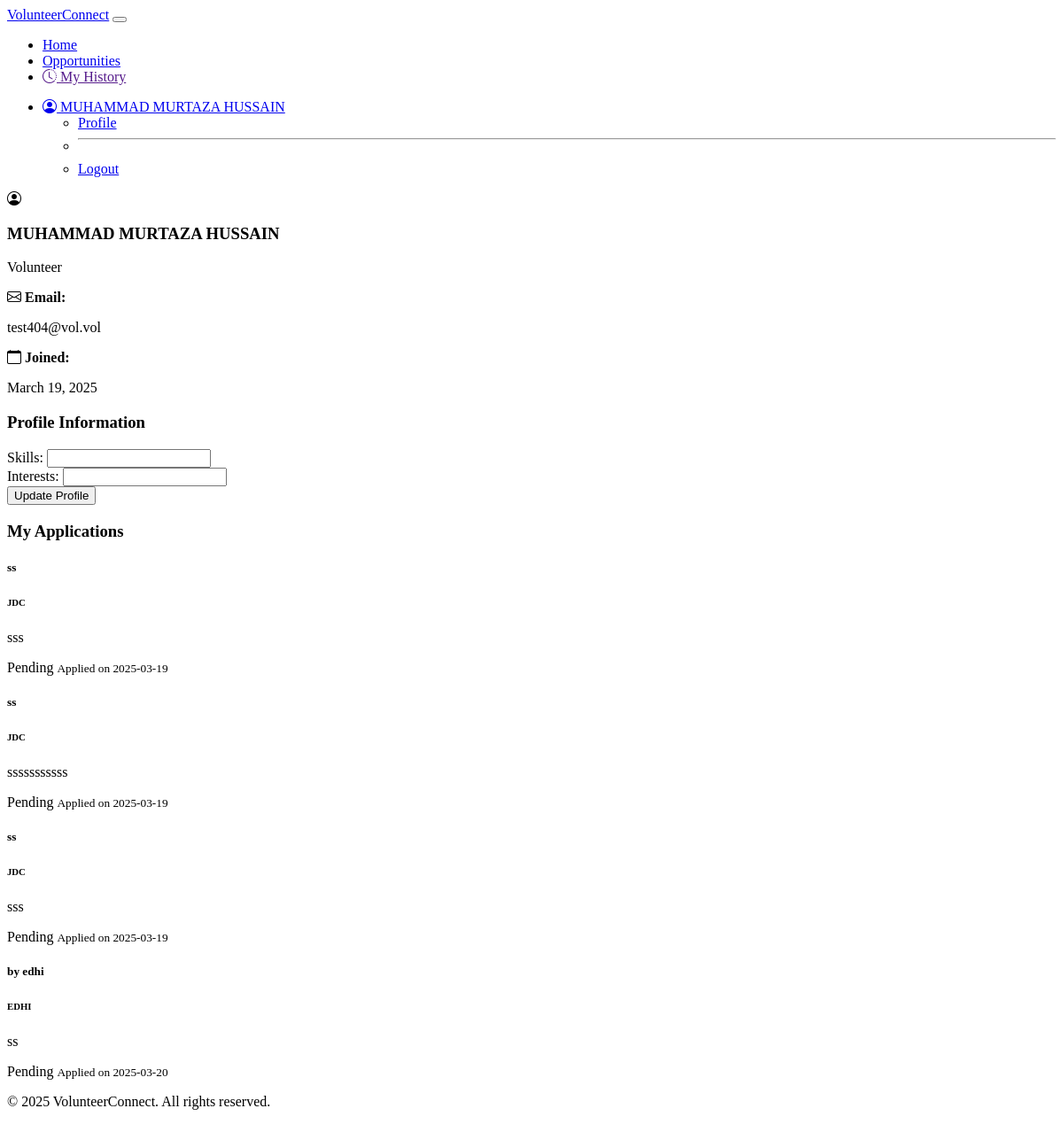
Page /profile/ (signed in) on the earlier database version.
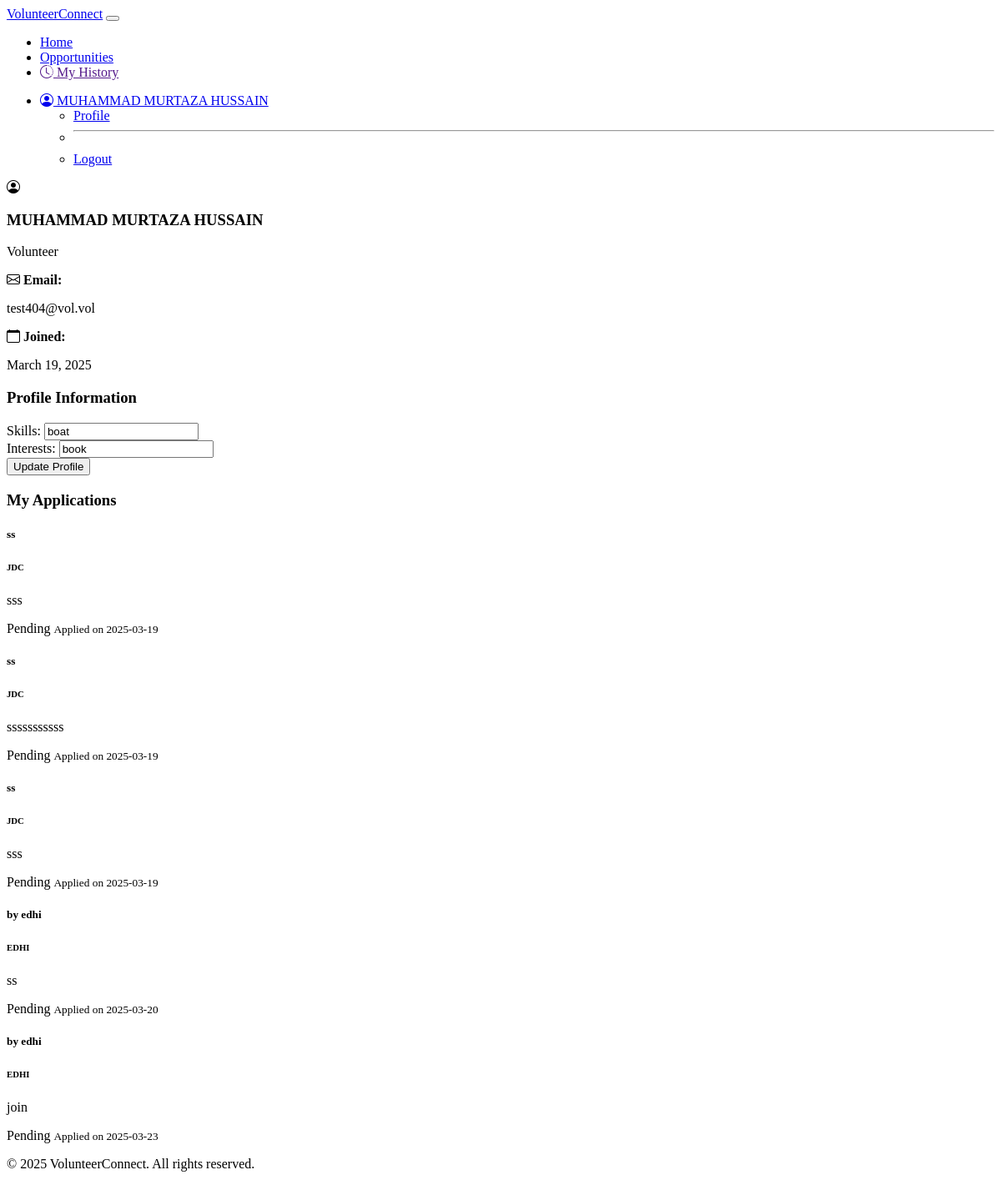
Same page on the later database version.
### applications/models.py (models this page shows, shortened)
class Application(models.Model):
    STATUS_CHOICES = [
        ('pending', 'Pending'),
        ('accepted', 'Accepted'),
        ('rejected', 'Rejected'),
    ]
    volunteer = models.ForeignKey(VolunteerProfile, on_delete=models.CASCADE, related_name='applications')
    opportunity = models.ForeignKey(Opportunity, on_delete=models.CASCADE, related_name='applications')
    status = models.CharField(max_length=20, choices=STATUS_CHOICES, default='pending')
    message = models.TextField(blank=True, null=True)
    created_at = models.DateTimeField(default=now)

### opportunities/models.py (models this page shows, shortened)
class Opportunity(models.Model):
    STATUS_CHOICES = [
        ('open', 'Open'),
        ('closed', 'Closed'),
        ('removed', 'Removed'),
    ]
    CONTENT_STATUS_CHOICES = [
        ('active', 'Active'),
        ('flagged', 'Flagged'),
        ('removed', 'Removed'),
    ]
    ngo = models.ForeignKey(NGOProfile, on_delete=models.CASCADE, related_name='opportunities')
    title = models.CharField(max_length=200)
    description = models.TextField()
    location = models.CharField(max_length=200)
    date = models.DateTimeField()
    required_skills = models.CharField(max_length=500, blank=True, null=True)
    status = models.CharField(max_length=20, choices=STATUS_CHOICES, default='open')
    content_status = models.CharField(max_length=20, choices=CONTENT_STATUS_CHOICES, default='active')
    moderation_reason = models.CharField(max_length=100, blank=True, null=True)
    created_at = models.DateTimeField(default=now)

### authentication/models.py (models this page shows, shortened)
class NGOProfile(models.Model):
    user = models.OneToOneField(User, on_delete=models.CASCADE, related_name='ngo_profile')
    organization_name = models.CharField(max_length=200)
    description = models.TextField(blank=True, null=True)
    verified = models.BooleanField(default=False)
    verification_status = models.CharField(
        max_length=20,
        choices=[('pending', 'Pending'), ('approved', 'Approved'), ('rejected', 'Rejected')],
        default='pending'
    )
    rejection_reason = models.CharField(max_length=100, blank=True, null=True)
    verified_at = models.DateTimeField(blank=True, null=True)
    verified_by = models.ForeignKey(User, on_delete=models.SET_NULL, null=True, blank=True, related_name='verified_ngos')

class VolunteerProfile(models.Model):
    user = models.OneToOneField(User, on_delete=models.CASCADE, related_name='volunteer_profile')
    skills = models.TextField(blank=True, null=True)
    interests = models.TextField(blank=True, null=True)

### authentication/views.py (the view, shortened to what this page needs)
# urls.py: path('profile/', views.profile, name='profile'),
@login_required
def profile(request):
    user = request.user
    if user.role == 'volunteer':
        form = VolunteerProfileForm(request.POST or None, initial={
            'skills': user.volunteer_profile.skills,
            'interests': user.volunteer_profile.interests
        })
        if request.method == 'POST' and form.is_valid():
            user.volunteer_profile.skills = form.cleaned_data['skills']
            user.volunteer_profile.interests = form.cleaned_data['interests']
            user.volunteer_profile.save()
            messages.success(request, 'Profile updated successfully!')
            return redirect('authentication:profile')
        return render(request, 'profile/volunteer_profile.html', {'form': form})

### authentication/forms.py
class VolunteerProfileForm(forms.Form):
    skills = forms.CharField(label='Skills', required=False)
    interests = forms.CharField(label='Interests', required=False)

### authentication/templates/profile/volunteer_profile.html (shortened to what this page needs)
{% extends "base.html" %}
{% block content %}
<div class="row">
    <div class="col-md-4">
        <div class="profile-section">
            <div class="text-center mb-4">
                <i class="bi bi-person-circle display-1"></i>
                <h3 class="mt-3">{{ request.user.name }}</h3>
                <p class="text-muted">Volunteer</p>
            </div>
            <div class="mb-3">
                <strong><i class="bi bi-envelope"></i> Email:</strong>
                <p>{{ request.user.email }}</p>
            </div>
            <div class="mb-3">
                <strong><i class="bi bi-calendar"></i> Joined:</strong>
                <p>{{ request.user.created_at|date:"F d, Y" }}</p>
            </div>
        </div>
    </div>
    <div class="col-md-8">
        <div class="profile-section">
            <h3 class="mb-4">Profile Information</h3>
            <form method="POST" class="needs-validation" novalidate>
                <div class="mb-3">
                    {{ form.skills.label_tag }}
                    {{ form.skills }}
                </div>
                <div class="mb-4">
                    {{ form.interests.label_tag }}
                    {{ form.interests }}
                </div>
                <div class="d-grid">
                    <button type="submit" class="btn btn-primary">Update Profile</button>
                </div>
            </form>
        </div>
        <div class="profile-section mt-4">
            <h3 class="mb-4">My Applications</h3>
            {% if request.user.volunteer_profile.applications.all %}
                {% for application in request.user.volunteer_profile.applications.all %}
                <div class="card mb-3">
                    <div class="card-body">
                        <h5 class="card-title">{{ application.opportunity.title }}</h5>
                        <h6 class="card-subtitle mb-2 text-muted">
                            {{ application.opportunity.ngo.organization_name }}
                        </h6>
                        <p class="card-text">{{ application.message }}</p>
                        <div class="d-flex justify-content-between align-items-center">
                            <span class="badge {% if application.status == 'pending' %}bg-warning{% elif application.status == 'accepted' %}bg-success{% elif application.status == 'rejected' %}bg-danger{% endif %}">
                                {{ application.status|title }}
                            </span>
                            <small class="text-muted">
                                Applied on {{ application.created_at|date:"Y-m-d" }}
                            </small>
                        </div>
                    </div>
                </div>
                {% endfor %}
            {% else %}
                <p class="text-muted">No applications yet.</p>
            {% endif %}
        </div>
    </div>
</div>
{% endblock %}

Differences in the rows shown:
now on this page (row edited): VolunteerProfile: skills "boat", interests "book"
added Application: opportunity "by edhi", opportunity.ngo.organization_name "EDHI", message "join", status "Pending", created_at "2025-03-23"
